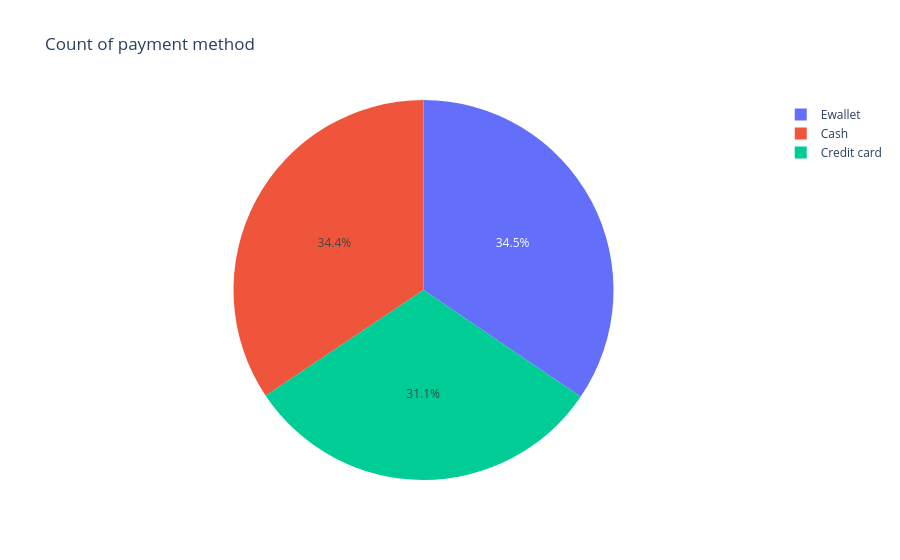
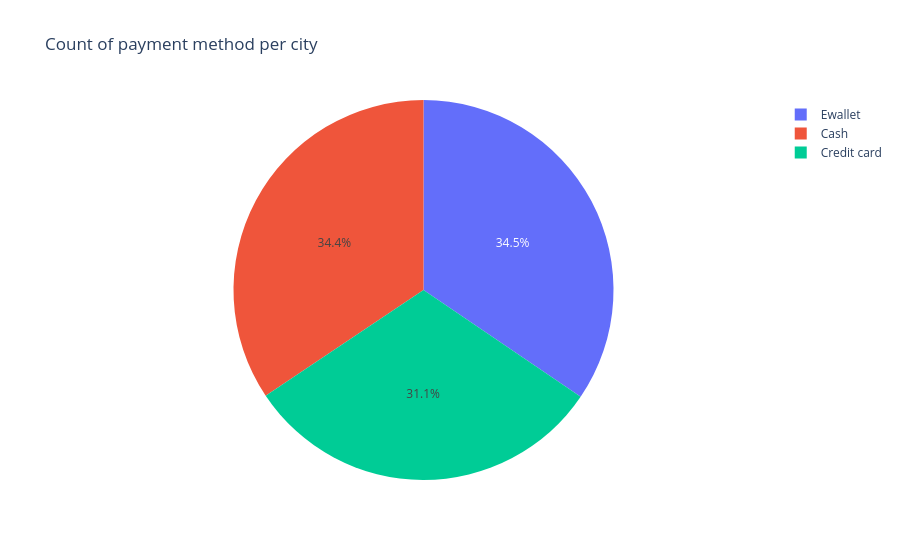
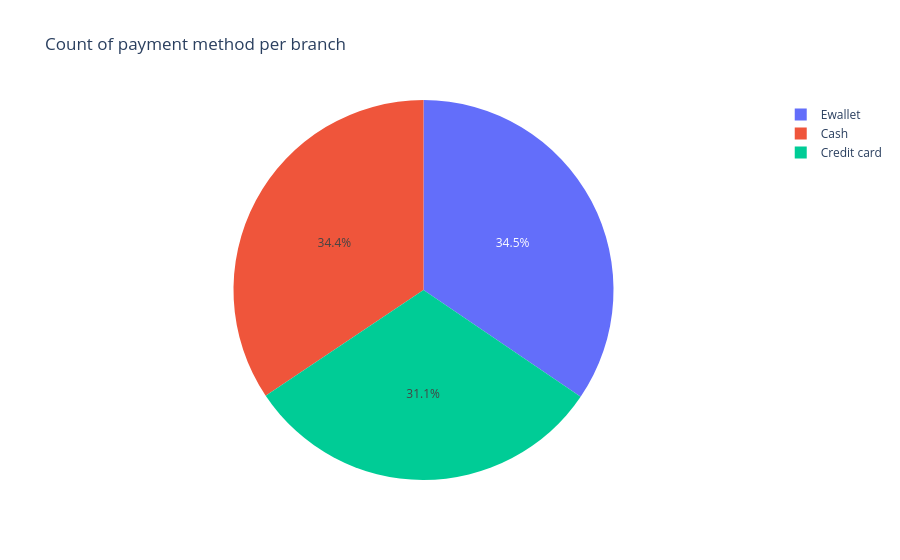

Here is the notebook cell these charts were saved with, in order:
### Markdown cell above
5- What are the most commonly used payment methods? Do they differ by branch or city?

### Code cell
# Count the number of occurrences of each payment method in the 'payment' column
payment_counts = df['payment'].value_counts().reset_index()
# Rename the columns for clarity
payment_counts.columns = ['payment Method','Count']

# Display the payment method counts
display(payment_counts)

# Create and display a pie chart showing the distribution of payment methods
fig = px.pie(data_frame= payment_counts, names= 'payment Method', values= 'Count', title= 'Count of payment method')
fig.show()
# Print the most used payment method and its count
print(f"the most payment method used is {payment_counts['payment Method'].iloc[0]} with total count {payment_counts['Count'].iloc[0]} times")

# Count the number of occurrences of each payment method by city
count_payment_by_city = df.groupby(['city','payment'])['total'].count().reset_index().sort_values('total', ascending= False)

# Rename the columns for clarity
count_payment_by_city.columns = ['City', 'Payment Method', 'Count']

# Display the payment method counts by city
display(count_payment_by_city)

# Create and display a pie chart showing the distribution of payment methods by city
fig = px.pie(data_frame= count_payment_by_city, names= 'Payment Method', values= 'Count', title= 'Count of payment method per city')
fig.show()
# Print the most used payment method and its count by city
print(f"the most city that use {count_payment_by_city['Payment Method'].iloc[0]} as payment method is {df['city'].max()} with total count {count_payment_by_city['Count'].iloc[0]} times")

# Count the number of occurrences of each payment method by branch
count_payment_by_branch = df.groupby(['branch','payment'])['total'].count().reset_index().sort_values('total', ascending= False)
# Rename the columns for clarity
count_payment_by_branch.columns = ['branch', 'Payment Method', 'Count']
# Display the payment method counts by branch
display(count_payment_by_branch)

# Create and display a pie chart showing the distribution of payment methods by branch
fig = px.pie(data_frame= count_payment_by_branch, names= 'Payment Method', values= 'Count', title= 'Count of payment method per branch')
fig.show()

# Print the most used payment method and its count by branch
print(f"the most branch that use {count_payment_by_branch['Payment Method'].iloc[0]} as payment method is {df['branch'].max()} with total count {count_payment_by_branch['Count'].iloc[0]} times")

### Figure 1 — Plotly figure (JSON) as saved in the notebook; plotly's stock layout.template omitted (floating-point values rounded to 4 significant figures)
{"data": [{"domain": {"x": [0, 1], "y": [0, 1]}, "hovertemplate": "payment Method=%{label}<br>Count=%{value}<extra></extra>", "labels": ["Ewallet", "Cash", "Credit card"], "legendgroup": "", "name": "", "showlegend": true, "type": "pie", "values": [345, 344, 311]}], "layout": {"legend": {"tracegroupgap": 0}, "title": {"text": "Count of payment method"}}}

### Figure 2 — Plotly figure (JSON) as saved in the notebook; plotly's stock layout.template omitted (floating-point values rounded to 4 significant figures)
{"data": [{"domain": {"x": [0, 1], "y": [0, 1]}, "hovertemplate": "Payment Method=%{label}<br>Count=%{value}<extra></extra>", "labels": ["Ewallet", "Cash", "Ewallet", "Cash", "Cash", "Credit card", "Ewallet", "Credit card", "Credit card"], "legendgroup": "", "name": "", "showlegend": true, "type": "pie", "values": [126, 124, 113, 110, 110, 109, 106, 104, 98]}], "layout": {"legend": {"tracegroupgap": 0}, "title": {"text": "Count of payment method per city"}}}

### Figure 3 — Plotly figure (JSON) as saved in the notebook; plotly's stock layout.template omitted (floating-point values rounded to 4 significant figures)
{"data": [{"domain": {"x": [0, 1], "y": [0, 1]}, "hovertemplate": "Payment Method=%{label}<br>Count=%{value}<extra></extra>", "labels": ["Ewallet", "Cash", "Ewallet", "Cash", "Cash", "Credit card", "Ewallet", "Credit card", "Credit card"], "legendgroup": "", "name": "", "showlegend": true, "type": "pie", "values": [126, 124, 113, 110, 110, 109, 106, 104, 98]}], "layout": {"legend": {"tracegroupgap": 0}, "title": {"text": "Count of payment method per branch"}}}
